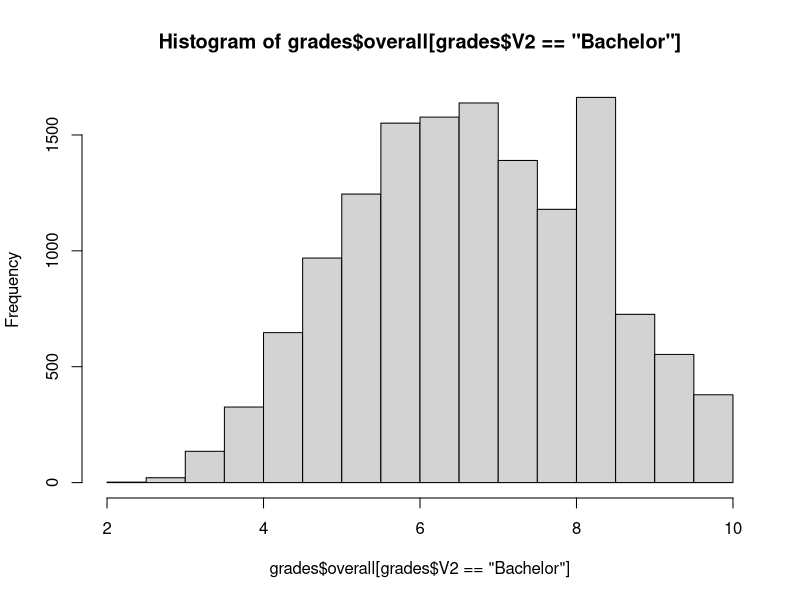
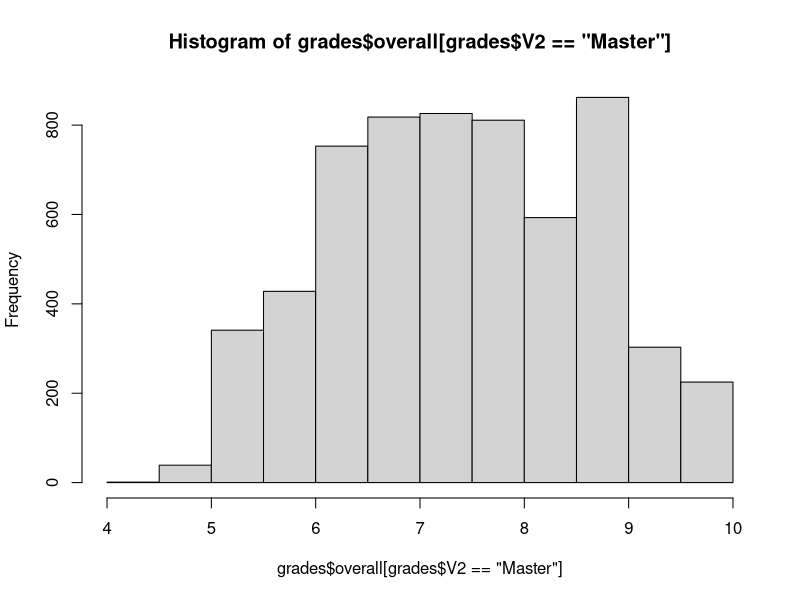
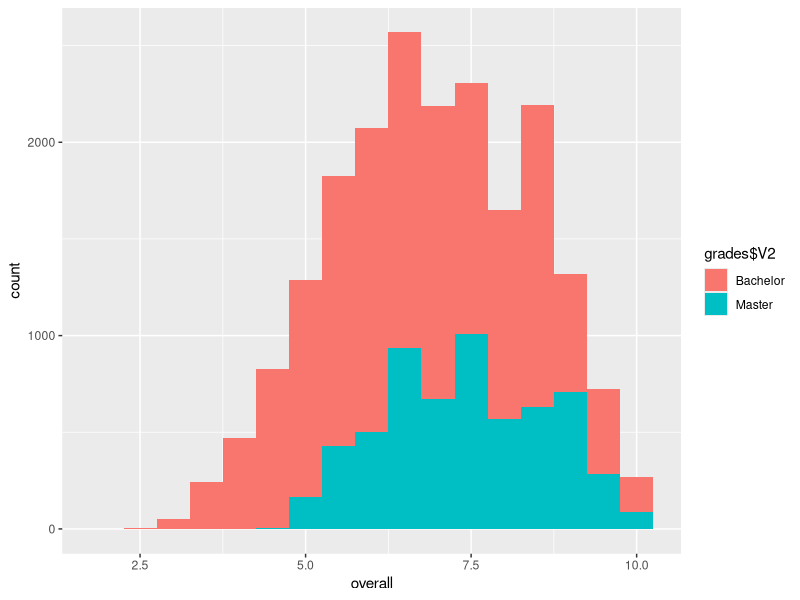

R code for these plots, in order: (Note: this script raises an error after producing the figures.)
# sampling some data for student grades
# Peter Lugtig, copyright 2017
# Questions: p.lugtig@uu.nl
# last update\: 02-10-2022

###################################################

#clean workspace, libraries
rm(list=ls(all=TRUE))
require(MASS) #for sampling multivariate normal distribution
require(sampling) # for sampling
require(survey) # for design weights and corrections
se <- function(x) sd(x)/sqrt(length(x)) # standard error function

######################################################

# build some population data

# generate BA degrees
#?set.seed
set.seed(11) # to make sure results are consistent in population
overall <- as.numeric(4+rpois(n=14000,lambda=2.8)+mvrnorm(n=14000,0,0.3))
overall[overall>10] <- 8.5
overallBA <-as.data.frame(overall)
overallBA[,2] <- "Bachelor"
# generate MA degrees
set.seed(11)
overall <- as.numeric(5.5+rpois(n=6000,lambda=2.0)+mvrnorm(n=6000,0,0.1))
overall[overall>10] <- 9
overallMA <-as.data.frame(overall)
overallMA[,2] <- "Master"

#merge the BAchelor and master numbers
grades <- rbind(overallBA,overallMA)
grades$id <- 1:20000
hist(grades$overall[grades$V2=="Bachelor"]) #just a graph to see it went ok
hist(grades$overall[grades$V2=="Master"])
require(ggplot2) # for a nice(r) plot
ggplot(grades, aes(overall,fill=grades$V2)) +
  geom_histogram(binwidth=.5)

# compute population means and variances
mean(grades$overall[grades$V2=="Bachelor"])   # 6.69
mean(grades$overall[grades$V2=="Master"])     # 7.41
var(grades$overall[grades$V2=="Bachelor"])    # 2.36
var(grades$overall[grades$V2=="Master"])      # 1.49
var(grades$overall)                           # 2.20
mean(grades$overall)                          # 6.91
se(grades$overall)                            # .01049

#####################################################################

# 1. First SRS sampling (always without replacement from now)
# this part can be skipped, this code is copied from week Simple Random Sampling

# Determine how many experiments? (nrep) and how large should sample be (nrows)

nrep <- 10000 # do X experiments
nrows <- 1000# each with n draws from the popuylation of students (we will use 1000)
popsize <- 20000

#################################
#1. simulation without replacement using SRS (this will serve as a benchmark to evaluate other survey designs)

# create  empty dataframe to store the results
datasim1 <- data.frame(matrix(ncol = nrep, nrow = popsize)) # for without replacement
# we want to indicate for every person in population whether he/she will be sampled
# NOTE: the study below takes about 2 min to run. Set nrep lower to be done quicker

set.seed(11) # starting position to make sure we use the same 'random' starting value 
for  (i in 1:ncol(datasim1)){ # loop over columns
  datasim1[i] <- srswor(nrows,popsize) * grades$overall  #srswor results in 0/1, so can be used by multiply
}
errorWO <- colSums(datasim1)/nrows - mean(grades$overall) # sum of sampled cases divided by sample size to get sample mean
# now some descriptives
hist(errorWO) 
mean(errorWO)*100 # multiplied by hundred because number is expected to be small # .022
var(errorWO) #.00213
se(errorWO)  #.000461

##########################################################################
# 1. First SRS sampling (always without replacement from now)
# this part can be skipped, this code is copied from week Simple Random Sampling

# Determine how many experiments? (nrep) and how large should sample be (nrows)

nrep <- 10000 # do X experiments
nrows <- 1000# each with n draws from the popuylation of students (we will use 1000)
popsize <- 20000

############################################
# 2. now use a stratified sample 

# first using the same setup as for SRS, implying samples sizes of 700 and 300
# This is a stratified sample "Proportional to size"

popsize1 <- 14000
popsize2 <- 6000
sample1 <- 700
sample2 <-300
nrep=10000

# stratified with equal prob
datasimstrat3 <- data.frame(matrix(ncol = nrep, nrow = popsize1)) # 
datasimstrat4 <- data.frame(matrix(ncol = nrep, nrow = popsize2)) # 

set.seed(11) # starting position to make sure we use the same 'random' starting value 
for  (i in 1:ncol(datasimstrat3)){ # loop over columns
  datasimstrat3[i] <- srswor(sample1,popsize1) * grades$overall[grades$V2=="Bachelor"]  # select only BA from populatioin
}
set.seed(11) # starting position to make sure we use the same 'random' starting value 
for  (i in 1:ncol(datasimstrat4)){ # loop over columns
  datasimstrat4[i] <- srswor(sample2,popsize2) * grades$overall[grades$V2=="Master"]  # select only master students
}

datasimstratequal <- rbind(datasimstrat3,datasimstrat4) # putting the simulations back together
errorstratequal <- colSums(datasimstratequal)/(sample1+sample2) - mean(grades$overall) # sum of sampled cases divided by sample size to get sample mean
# now some descriptives
hist(errorstratequal) 
mean(errorstratequal)*100 # bias = .018 (so fine!)
var(errorstratequal)  #.00199 (.000182)
se(errorstratequal)   # .000446



############################################
# 3. now a simulation where things go wrong

# We will oversample students from the Master group. We can do this if we want to have a sufifcient sample size 
# for master students for example. But there will be adverse effects on the s.e. of the total estimate

popsize1 <- 14000
popsize2 <- 6000
sample1 <- 500 # same precision in both strata
sample2 <-500 # same precision in both strata
nrep=10000

# stratified with equal prob
datasimstrat5 <- data.frame(matrix(ncol = nrep, nrow = popsize1)) # 
datasimstrat6 <- data.frame(matrix(ncol = nrep, nrow = popsize2)) # 

set.seed(11) # starting position to make sure we use the same 'random' starting value 
for  (i in 1:ncol(datasimstrat5)){ # loop over columns
  datasimstrat5[i] <- srswor(sample1,popsize1) * grades$overall[grades$V2=="Bachelor"]  # select only BA from populatioin
}
set.seed(11) # starting position to make sure we use the same 'random' starting value 
for  (i in 1:ncol(datasimstrat6)){ # loop over columns
  datasimstrat6[i] <- srswor(sample2,popsize2) * grades$overall[grades$V2=="Master"]  # select only master students
}

datasimstrat500 <- rbind(datasimstrat5,datasimstrat6) # putting the simulations back together
errorstrat500 <- colSums(datasimstratequal)/(sample1+sample2) - mean(grades$overall) # sum of sampled cases divided by sample size to get sample mean
# now some descriptives
hist(errorstrat500) 
mean(errorstrat500)*100 # bias = .018 (so fine!)
var(errorstrat500)  #.00199 (.000182)
se(errorstrat500)   # .000446

# why the bias here? We need to correct with weights ;-) (see syntax below)
# but we will need to weight every of the 1000 samples we generate, and combine results of the weighted samples.

# now, we need more information in every data frame 
# I therefore store the simulation as a list (a list of dataframes), and aggregate across the list
# I use the apply function to create a function, and then apply the function (lapply) to every element (=dataframe) on the lisyt

############################################################################################################################
grades[,4] <- NA

#  SIMULATION USING A LIST
nrep <-10000
# stratified with equal prob
datasimstrat <- rep(list(grades), times=nrep) #10000 times the grade dataframe 

stratify <- function(data, sample1,sample2, popsize1,popsize2) {
  data1 <- subset(data, V2=="Bachelor")
  data2 <- subset(data, V2=="Master")
  data1[,5] <- NA
  data1[,5] <- srswor(sample1,popsize1) # srs among BA students
  data2[,5] <- NA
  data2[,5] <- srswor(sample2,popsize2) # srs among BA students
   # total weights
  data1[,6] <- (1/(sample1/popsize1))
  data2[,6] <- (1/(sample2/popsize2))
  data1[,7] <- popsize1 #popsize1
  data2[,7] <- popsize2
  data <- rbind(data1,data2)
  # sampling (design) weights
  data[,8] <- data[,6]/20 # mean weight (1 in 20 students gets selected)
  data[,9] <- rep(1:20000)
  data[,10] <- popsize1+popsize2
  gradesequal <- subset(data, V5==1)
  stra1 <- svydesign(ids=gradesequal$V9,strata=~gradesequal$V2, fpc = ~gradesequal$V7,data=gradesequal)
  #stratmean <- svymean(~gradesequal$overall, design=stra1,deff=T) 
  stratmean <- svymean(~gradesequal$overall, design=stra1,deff=T) 
  stratmeanB <- svymean(~overall, subset(stra1, V2=="Bachelor")) 
  stratmeanM <- svymean(~overall, subset(stra1, V2=="Master")) 
  print(list(stratmean,SE(stratmean),deff(stratmean),stratmeanB,stratmeanM)) # overall mean, and subgroup means
}

# now use three scenarios
# 1. using equal probabilities (700/300 in sample)

result <- lapply(datasimstrat,stratify,sample1=700,sample2=300,popsize1=14000,popsize2=6000) 
# or save the list and do analyses
resulteq <- data.frame(matrix(unlist(result), nrow=length(result), byrow=T))
resulteq[,6] <- resulteq[,1] - mean(grades$overall) 
colnames(resulteq) <- c("mean","se", "DEFF","meanS1","meanS2", "error")
hist(resulteq[,6])
mean(resulteq[,6])*100 # bias =.035 so unbiased
var(resulteq[,6])  #.00198
se(resulteq[,6])
# design effect
hist(resulteq[,3])
mean(resulteq[,3]) #DEFF = .95

# variances errors for subsamples
var(resulteq[,4]) # bachelor: .0031
var(resulteq[,5]) # master:   .0047

# 2. using 500 in each stratum (500/500)
result <- lapply(datasimstrat,stratify,sample1=500,sample2=500,popsize1=14000,popsize2=6000) 
# ow do analyses
resultsame <- data.frame(matrix(unlist(result), nrow=length(result), byrow=T))
resultsame[,6] <- resultsame[,1] - mean(grades$overall) 
colnames(resulteq) <- c("mean","se", "DEFF","meanS1","meanS2", "error")
hist(resultsame[,6])
mean(resultsame[,6])*100 # bias =.0028 so unbiased
var(resultsame[,6])  #.00248
se(resultsame[,6]) #.00498

# design effect
hist(resultsame[,3])
mean(resultsame[,3]) #DEFF = 1.18

# variances errors for subsamples
var(resultsame[,4]) # bachelor:
var(resultsame[,5]) # master:

# 3. using Neyman allocation (753/247)
result <- lapply(datasimstrat,stratify,sample1=746,sample2=254,popsize1=14000,popsize2=6000) 
# ow do analyses
resultney <- data.frame(matrix(unlist(result), nrow=length(result), byrow=T))
resultney[,6] <- resultney[,1] - mean(grades$overall) 
colnames(resulteq) <- c("mean","se", "DEFF","meanS1","meanS2", "error")
hist(resultney[,6])
mean(resultney[,6])*100 # bias =.04
var(resultney[,6])  #.001971
se(resultney[,6])

# design effect
hist(resultney[,3])
mean(resultney[,3]) #DEFF = .95

# variances errors for subsamples
var(resultney[,4]) # bachelor:
var(resultney[,5]) # master:


##############################################
# compute design effects  by hand

# 1. normal strat vs SRS
(se(resulteq[,6])^2)/(se(errorWO)^2) # design effect = .95
# 2.same group sizes vs SRS
se(resultsame[,6])^2/se(errorWO)^2 # design effect = 1.20
# 1. normal strat vs SRS
se(resultney[,6])^2/se(errorWO)^2 # design effect = .96 #hmm, small difference here due to ouliers in Neyman allocation

################################################################################################


# you can also compute this by hand (if you are like sado-masochistic) as follows:
# First the survey package (just with one sample) and 500/500

gradesBA <- grades[grades$V2=="Bachelor",]
gradesMA <- grades[grades$V2=="Master",]
gradesBA[,5] <- srswor(500,nrow(gradesBA))
gradesMA[,5] <- srswor(500,nrow(gradesMA))
stra1 <- grades[gradesBA$V5==1,]
stra2 <- grades[gradesMA$V5==1,]
stra1$fpc <- nrow(gradesBA)
stra2$fpc <- nrow(gradesMA)
stra2 <- grades[gradesMA$V6==1,]
datastra1 <- rbind(stra1,stra2)

# now verufy this with hand caalculations
## use formulas:
## estimate mean
meanstrat <- 14000/(14000+6000)*mean(datastra1$overall[datastra1$V2=="Bachelor"]) +
  6000/(14000+6000)*mean(datastra1$overall[datastra1$V2=="Master"])
meanstrat-mean(grades$overall) ## 0.011 (correct)

## standard error
varstrat <- (14000/(14000+6000))**2*(1-500/14000)*var(datastra1$overall[datastra1$V2=="Bachelor"])/(500) +
  (6000/(14000+6000))**2*(1-500/6000)*var(datastra1$overall[datastra1$V2=="Master"])/(500)
sqrt(varstrat) ## 0.0510
